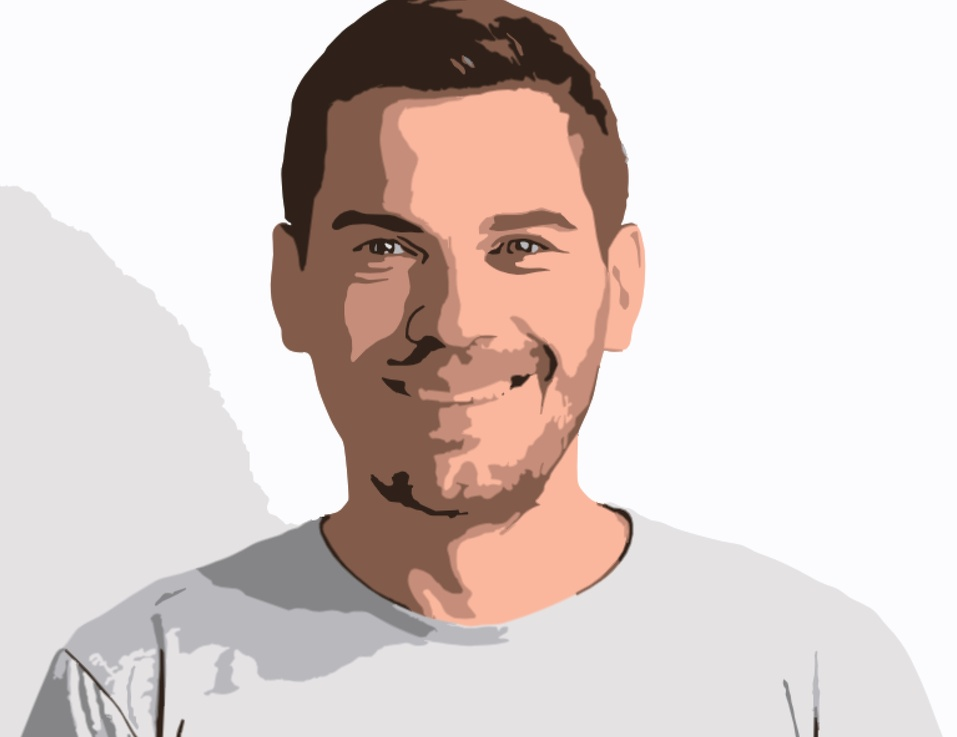
#> input picture OpenCVTest/assets/easy-vectorised.jpg, 957 x 737 px, shrunk from 1534 x 1181 before the run
$ python extract_feature.py
#> lines starting #> are read from the running program, lines starting #| are printed output that depends on the picture; after the words box and inside, x2 and y2 are one past the last pixel; in counts of white or black regions, pixels touching at a corner belong together; long printed decimals are rounded
import cv2
from math import floor, hypot, atan2, degrees
# from random import randint
from time import time
from os import mkdir
from datetime import datetime
import numpy as np
import matplotlib.pyplot as plt
from scipy.interpolate import splprep, splev

images = []

## Import face, setup outputs
current_timestamp = int(time())

# inputImagePath = "assets/three_faces.jpg"
# inputImagePath = "assets/easy.jpg"
inputImagePath = "assets/easy-vectorised.jpg"
outputPath = f"outputs/output_{current_timestamp}"

mkdir(outputPath)

img = cv2.imread(inputImagePath)
#> img is the input picture: shape (737, 957, 3); mean B, G, R 203, 206.4, 219.1
images.append(cv2.cvtColor(img, cv2.COLOR_BGR2RGB))
# cv2.imwrite(outputPath + '/input.jpg', img)
img_gray = cv2.cvtColor(img, cv2.COLOR_BGR2GRAY)
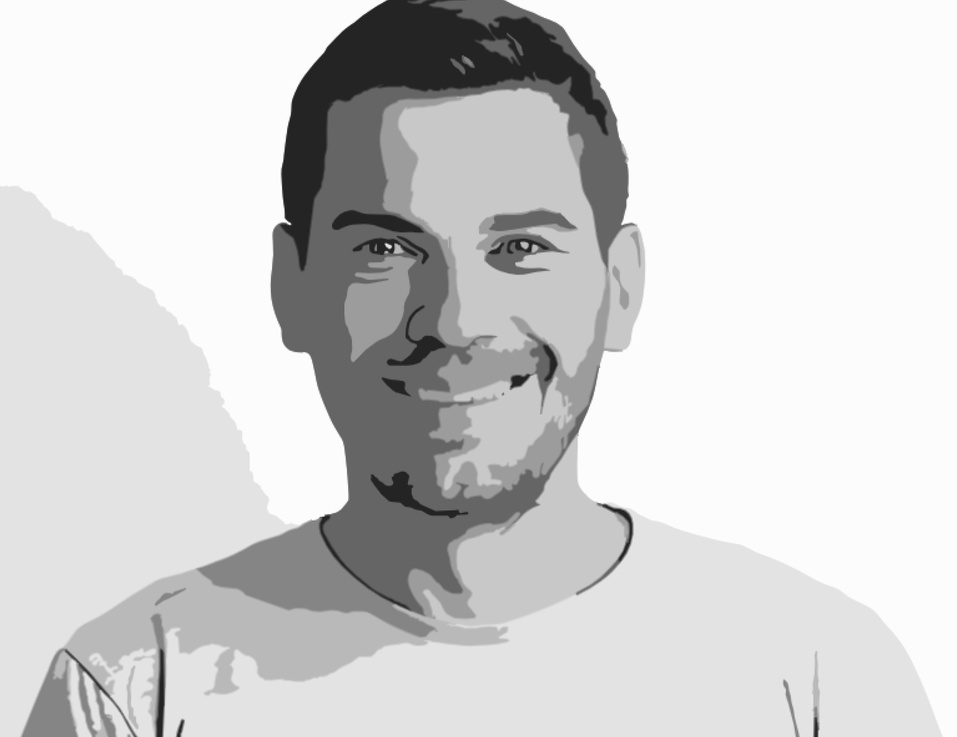
#> img_gray: shape (737, 957); min 23, max 255, mean 209.8
# images.append(img_gray)

## Setup detector
t1 = datetime.now()
faceCascade = cv2.CascadeClassifier(cv2.data.haarcascades + "haarcascade_frontalface_default.xml")
faces = faceCascade.detectMultiScale(
  img_gray,
  scaleFactor=1.3,
  minNeighbors=3,
  minSize=(30, 30)
)
#> faces = [[268, 99, 373, 373]]
t2 = datetime.now()

print(f"[INFO] Found {len(faces)} faces in {(t2-t1)}")
#| [INFO] Found 1 faces in 0:00:0.09588

## Find biggest face
perc_increase : float = 0.35
biggest_face = [0, None]
img_found_faces = img_gray.copy()
for face in faces:
  (x, y, w, h) = face
  cv2.rectangle(img_found_faces, (x,y), (x+w,y+h), (0, 255, 0), 2)
  size = hypot(w,h)
  if size > biggest_face[0]:
    biggest_face = [size, face]
    w_increase : int = floor(w * perc_increase)
    h_increase : int = floor(h * perc_increase)
#> this loop made 1 pass
#> (x, y, w, h, size, biggest_face, w_increase, h_increase) on pass 1: (268, 99, 373, 373, 527.5, [527.5, [268, 99, 373, 373]], 130, 130)
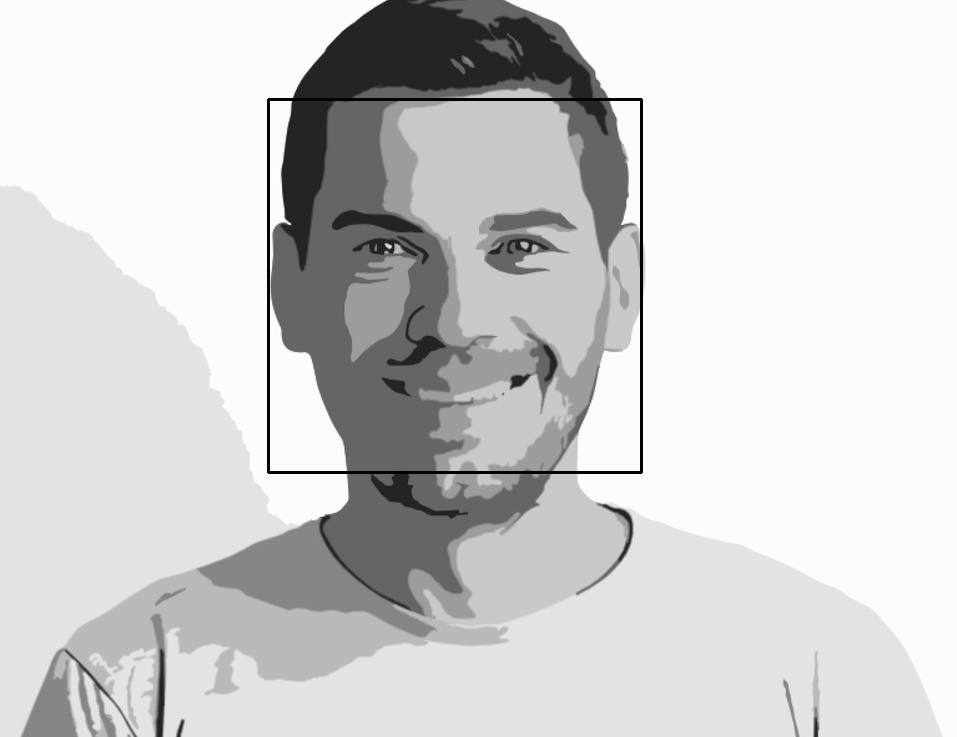
#> img_found_faces: shape (737, 957); 0.63% of pixels changed, all inside (x1, y1, x2, y2) = (267, 98, 643, 474)
#> after the loop, h_increase = 130; w_increase = 130

# cv2.imwrite(outputPath + '/detected_faces.jpg', img_found_faces)
images.append(img_found_faces)

## Crop to biggest face
(x, y, w, h) = biggest_face[1]
w_increase : int = floor(w * perc_increase)
h_increase : int = floor(h * perc_increase)
crop_img = img_gray[y-h_increase:y+h+h_increase, x-w_increase:x+w+w_increase]
#> crop_img = empty array
crop_img_rgb = img.copy()[y-h_increase:y+h+h_increase, x-w_increase:x+w+w_increase]
#> crop_img_rgb = empty array
images.append(crop_img_rgb)

# [20 lines of commented-out code are left out]

fig = plt.figure(figsize=(16, 8))
fign = 1
columns = 4
rows = int(len(images) / columns)+1
#> rows = 1
for i,img in enumerate(images):
    fig.add_subplot(rows, columns, fign)
    fign += 1
#> (the run stopped early here; a loop or call above may not have finished)

$ run again, with OpenCVTest/assets/easy.jpg copied over OpenCVTest/assets/easy-vectorised.jpg
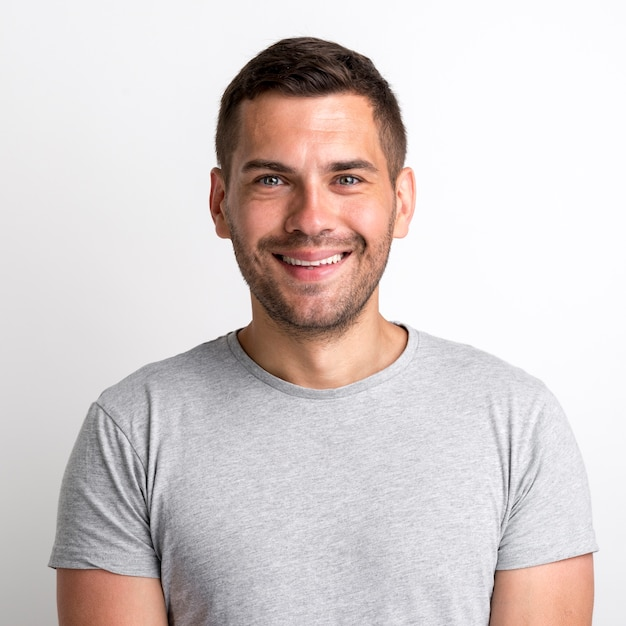
#> input picture OpenCVTest/assets/easy.jpg, 626 x 626 px
#> img is the input picture: shape (626, 626, 3); mean B, G, R 205.5, 206.3, 215.2
#> faces = [[210, 98, 204, 204]]
#| [INFO] Found 1 faces in 0:00:0.0766
#> the loop `for face in faces:` made 1 pass
#> (x, y, w, h, size, biggest_face, w_increase, h_increase) on pass 1: (210, 98, 204, 204, 288.5, [288.5, [210, 98, 204, 204]], 71, 71)
#> after the loop `for face in faces:`:
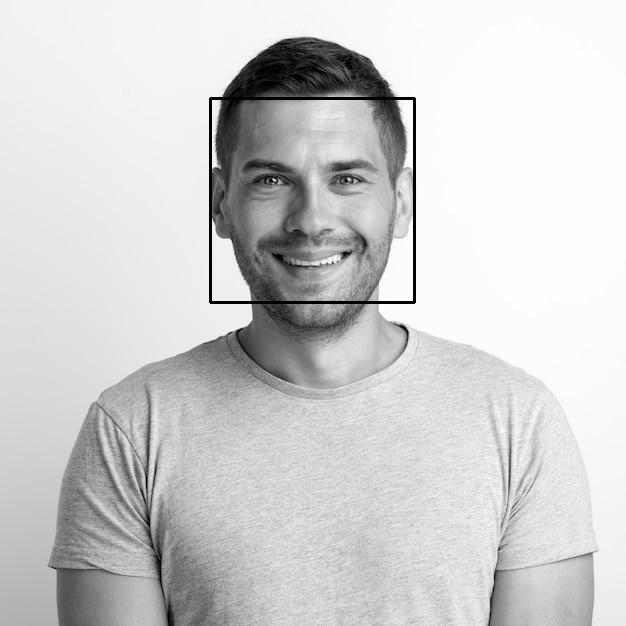
#> img_found_faces: shape (626, 626); min 0, max 255, mean 207.6
#> after the loop `for face in faces:`: h_increase = 71
#> rows = 1
#> the loop `for i,img in enumerate(images):` made 3 passes
#> after the loop `for i,img in enumerate(images):`: fign = 4
#> `plt.show()`:
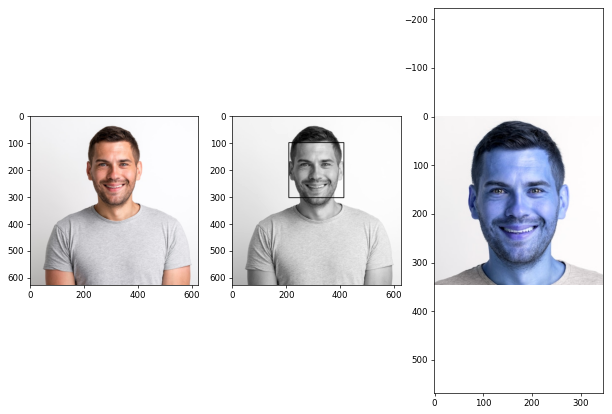
#> figure drawn by matplotlib, 3 panels; B, G, R data is drawn as R, G, B
